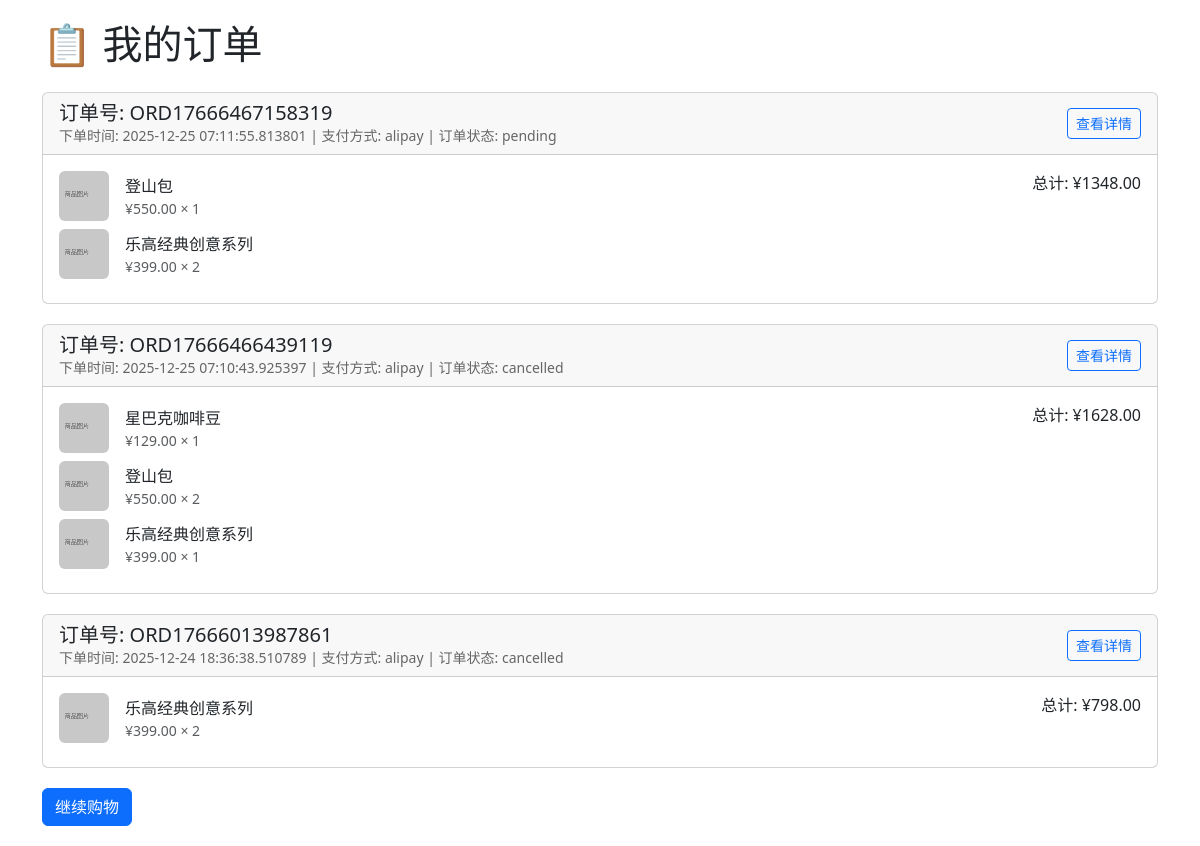
/order/list (signed in), run on the app's committed database.
### app/models.py (models this page shows, shortened)
class Order(db.Model):
    __tablename__ = 'orders'
    id = db.Column(db.Integer, primary_key=True)
    order_number = db.Column(db.String(50), unique=True, nullable=False)
    user_id = db.Column(db.Integer, db.ForeignKey('users.id'), nullable=False)
    total_amount = db.Column(db.Numeric(10, 2), nullable=False)
    status = db.Column(db.Enum('pending', 'paid', 'shipped', 'delivered', 'cancelled'),
                       default='pending')
    shipping_address = db.Column(db.Text)
    payment_method = db.Column(db.String(50))
    notes = db.Column(db.Text)
    created_at = db.Column(db.DateTime, default=datetime.utcnow)
    updated_at = db.Column(db.DateTime, default=datetime.utcnow, onupdate=datetime.utcnow)
    items = db.relationship('OrderItem', backref='order', lazy='dynamic', cascade='all, delete-orphan')

class OrderItem(db.Model):
    __tablename__ = 'order_items'
    id = db.Column(db.Integer, primary_key=True)
    order_id = db.Column(db.Integer, db.ForeignKey('orders.id'), nullable=False)
    product_id = db.Column(db.Integer, db.ForeignKey('products.id'), nullable=False)
    quantity = db.Column(db.Integer, nullable=False)
    price = db.Column(db.Numeric(10, 2), nullable=False)
    subtotal = db.Column(db.Numeric(10, 2), nullable=False)

class Product(db.Model):
    __tablename__ = 'products'
    id = db.Column(db.Integer, primary_key=True)
    name = db.Column(db.String(100), nullable=False, index=True)
    description = db.Column(db.Text)
    price = db.Column(db.Float, nullable=False)
    stock = db.Column(db.Integer, default=0)
    image = db.Column(db.String(200), default='default_product.png')
    created_at = db.Column(db.DateTime, default=datetime.utcnow)
    updated_at = db.Column(db.DateTime, default=datetime.utcnow, onupdate=datetime.utcnow)
    category_id = db.Column(db.Integer, db.ForeignKey('categories.id'))
    cart_items = db.relationship('CartItem', backref='product', lazy='dynamic', cascade='all, delete-orphan')
    order_items = db.relationship('OrderItem', backref='product', lazy='dynamic', cascade='all, delete-orphan')
    reviews = db.relationship('Review', backref='product', lazy='dynamic', cascade='all, delete-orphan')

### app/order/routes.py (the view)
@order.route('/list')
@login_required
def order_list():
    orders = Order.query.filter_by(user_id=current_user.id).order_by(Order.created_at.desc()).all()
    return render_template('list.html', orders=orders, now=datetime.now())

### app/context_processors.py (called while the page is built)
def inject_now():
    return {'now': datetime.utcnow()}

def inject_categories():
    try:
        categories = Category.query.order_by(Category.name).all()
        return {'categories': categories}
    except:
        return {'categories': []}

def inject_cart_info():
    from flask_login import current_user
    cart_items_count = 0
    cart_total_amount = 0
    if current_user.is_authenticated:
        try:
            cart = Cart.query.filter_by(user_id=current_user.id).first()
            if cart:
                cart_items_count = cart.total_quantity
                cart_total_amount = float(cart.total_price)
        except:
            pass
    return {
        'cart_items_count': cart_items_count,
        'cart_total_amount': cart_total_amount
    }

### app/models.py (called while the page is built)
@login_manager.user_loader
def load_user(user_id):
    return User.query.get(int(user_id))

    @property
    def total_price(self):
        return sum(item.subtotal for item in self.items)

    @property
    def total_quantity(self):
        return sum(item.quantity for item in self.items)

    @property
    def subtotal(self):
        return self.price * self.quantity

### app/order/templates/list.html (shortened to what this page needs)
<!DOCTYPE html>
<html lang="zh-CN">
<head>
    <link href="https://cdn.jsdelivr.net/npm/bootstrap@5.3.0/dist/css/bootstrap.min.css" rel="stylesheet">
</head>
<body>
    <div class="container">
        <h1 class="mb-4">📋 我的订单</h1>
        {% if orders %}
            {% for order in orders %}
                <div class="card order-card">
                    <div class="card-header order-header">
                        <div>
                            <h5 class="card-title mb-0">订单号: {{ order.order_number }}</h5>
                            <div class="order-info">
                                下单时间: {{ order.created_at }} | 支付方式: {{ order.payment_method }} | 订单状态: {{ order.status }}
                            </div>
                        </div>
                        <div>
                            <a href="{{ url_for('order.order_detail', order_id=order.id) }}" class="btn btn-sm btn-outline-primary">查看详情</a>
                        </div>
                    </div>
                    <div class="card-body">
                        <div class="row">
                            <div class="col-md-8">
                                <div class="order-items">
                                    {% for item in order.items %}
                                        <div class="d-flex align-items-center mb-2">
                                            <img src="{{ url_for('static', filename='images/default_product.png') }}" alt="{{ item.product.name }}" class="img-fluid rounded me-3" style="max-height: 50px;">
                                            <div class="flex-grow-1">
                                                <div>{{ item.product.name }}</div>
                                                <div class="text-muted small">¥{{ item.price }} × {{ item.quantity }}</div>
                                            </div>
                                        </div>
                                    {% endfor %}
                                </div>
                            </div>
                            <div class="col-md-4 text-end">
                                <div class="font-weight-bold">总计: ¥{{ order.total_amount }}</div>
                            </div>
                        </div>
                    </div>
                </div>
            {% endfor %}
        {% else %}
            <div class="alert alert-info" role="alert">
                您还没有任何订单
            </div>
        {% endif %}
        <a href="{{ url_for('main.index') }}" class="btn btn-primary">继续购物</a>
    </div>
</body>
</html>

### app/order/templates/list.html (style rules this page uses)
body { padding: 20px; }
.order-card { margin-bottom: 20px; }
.order-header { display: flex; justify-content: space-between; align-items: center; }
.order-info { font-size: 14px; color: #666; }

### data on the page
Order: order_number "ORD17666467158319", created_at "2025-12-25 07:11:55.813801", payment_method "alipay", status "pending", total_amount "1348.00"
OrderItem: product.name "登山包", price "550.00", quantity "1"
OrderItem: product.name "乐高经典创意系列", price "399.00", quantity "2"
Order: order_number "ORD17666466439119", created_at "2025-12-25 07:10:43.925397", payment_method "alipay", status "cancelled", total_amount "1628.00"
OrderItem: product.name "星巴克咖啡豆", price "129.00", quantity "1"
OrderItem: product.name "登山包", price "550.00", quantity "2"
OrderItem: product.name "乐高经典创意系列", price "399.00", quantity "1"
Order: order_number "ORD17666013987861", created_at "2025-12-24 18:36:38.510789", payment_method "alipay", status "cancelled", total_amount "798.00"
OrderItem: product.name "乐高经典创意系列", price "399.00", quantity "2"
